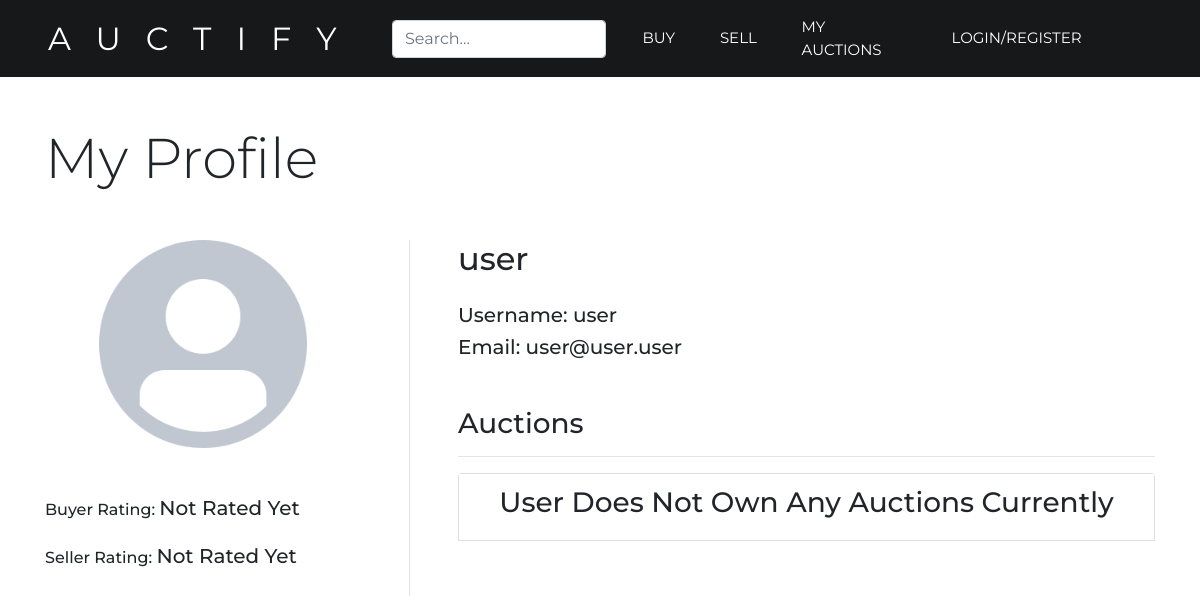
/viewUser.php?user=user, run on an earlier commit of the app's database.
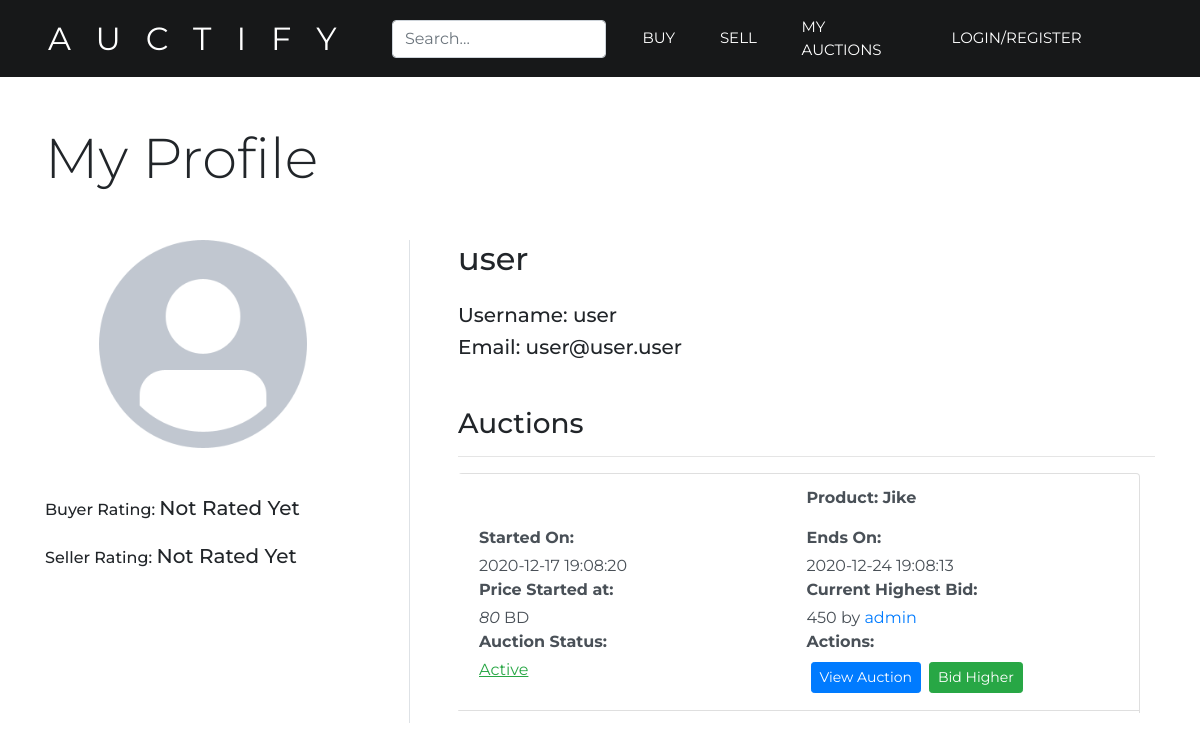
And on a later commit of the database.
### tables this page shows
CREATE TABLE `users` (
  `id` int(11) NOT NULL,
  `username` varchar(30) NOT NULL,
  `password` varchar(255) NOT NULL,
  `name` varchar(30) NOT NULL,
  `email` varchar(100) NOT NULL,
  `picture` varchar(150) DEFAULT NULL,
  `buyerRating` float DEFAULT NULL,
  `sellerRating` float DEFAULT NULL
);

CREATE TABLE `auctions` (
  `id` int(11) NOT NULL,
  `owner` varchar(30) NOT NULL,
  `product` int(11) NOT NULL,
  `start` datetime NOT NULL,
  `end` datetime NOT NULL,
  `startprice` float NOT NULL,
  `bid` float DEFAULT NULL,
  `bidder` varchar(30) DEFAULT NULL,
  `status` varchar(15) NOT NULL
);

CREATE TABLE `products` (
  `id` int(11) NOT NULL,
  `name` varchar(50) NOT NULL,
  `details` varchar(200) NOT NULL,
  `category` varchar(50) NOT NULL
);

### viewUser.php (the view, shortened to what this page needs)
<?php
extract($_REQUEST);
require('connection.php');
$username = $user;
$sql = $db->prepare("SELECT * FROM auctions, ratings WHERE ratings.auctionid = auctions.id AND owner=?");
$sql->execute(array($username));
$holder = $sql->fetchAll();
if (isset($holder['buyerRating'])) {
	$sellerRating = $holder['buyerRating'];
} else {
	$sellerRating = 'Not Rated Yet';
}
$sql = $db->prepare("SELECT * FROM auctions, ratings WHERE ratings.auctionid = auctions.id AND bidder=?");
$sql->execute(array($username));
$holder = $sql->fetchAll();
if (isset($holder['sellerRating'])) {
	$buyerRating = $holder['sellerRating'];
} else {
	$buyerRating = 'Not Rated Yet';
}
$sql = $db->prepare("SELECT * FROM users WHERE username=?");
if ($sql->execute(array($username))){
	while ($info = $sql->fetch(PDO::FETCH_ASSOC)) {
		$name = $info['name'];
		$username = $info['username'];
		$email = $info['email'];
		if (isset($info['picture'])) {
			$picture = $info['picture'];
			$image = "images/users/$picture";
		} else {
			$image = "images/users/default-avatar.png";
		}
	}
}
$sql = $db->prepare("SELECT auctions.*, products.name FROM auctions, products WHERE auctions.owner=? AND products.id=auctions.product");
$sql->execute(array($username));
$userAuctions = $sql->fetchAll();
$auctionsCount = $sql->rowCount();
function displayAuctions($userAuctions){
    global $auctionsCount;
    if ($auctionsCount == 0) {
        echo '<div style="height: 25vh;">';
        echo '<li class="list-group-item">';
            echo '<h3 class="text-center">User Does Not Own Any Auctions Currently</h3>';
        echo '</li>';
        echo '</div>';
    } else {
        foreach ($userAuctions as $auction) {
            ?>
            <li class="row list-group-item list-group-item-action">
                <div class="col-6">
                </div>
                <div class="col-6">
                    <p class="font-weight-bold">
                        Product: <?php echo $auction['name'];?>
                    </p>
                </div>
                <div class="col-6">
                    <p class="mb-1 font-weight-bold">
                        Started On:<br>
                    </p>
                    <?php echo $auction['start'];?>
                </div>
                <div class="col-6">
                    <p class="mb-1 font-weight-bold">
                        Ends On:<br>
                    </p>
                    <?php echo $auction['end'];?>
                </div>
                <div class="col-6">
                    <p class="mb-1 font-weight-bold">Price Started at: </p>
                    <em><?php echo $auction['startprice'];?></em> BD
                </div>
                <div class="col-6">
                    <p class="mb-1 font-weight-bold">Current Highest Bid: </p>
                    <?php
                    if(isset($auction['bid'])){
                        $bid = $auction['bid'];
                        $bidder = $auction['bidder'];
                        echo "$bid by <a href='viewUser.php?user=$bidder'>$bidder</a>";
                    }
                    else {
                        echo "No Bids Yet!";
                    }
                    ?>
                </div>
                <div class="col-6">
                    <p class="mb-1 font-weight-bold">Auction Status: </p>
                    <?php
                        $status = $auction['status'];
                        if ($status == 'active') {
                            echo "<p class='text-success'><u>Active</u></p>";
                        } elseif ($status == 'pending') {
                            echo "<p class='text-warning'><u>Pending</u></p>";
                        } elseif ($status == 'noparticipation') {
                            echo "<p class='text-secondary'><u>No Participations</u></p>";
                        } elseif ($status == 'successful') {
                            echo "<p class='text-success'><u>Successful</u></p>";
                        } elseif ($status == 'failed') {
                            echo "<p class='text-danger'><u>Failed</u></p>";
                        } elseif ($status == 'completed') {
                            echo "<p class='text-success'><u>Completed</u></p>";
                        }
                    ?>
                </div>
                <div class="col-6">
                    <p class="mb-1 font-weight-bold">Actions:</p>
                    <?php
                        $auctionid = $auction['id'];
                        echo "<a href='viewAuction.php?auctionid=$auctionid' class='btn btn-sm btn-primary m-1'>View Auction</a>";
                        if ($status == 'active') {
                            echo "<a href='bid.php?auctionid=$auctionid' class='btn btn-sm btn-success m-1'>Bid Higher</a>";
                        }
                    ?>
                </div>
            </li>
            <?php
        }
    }
}
?>
<!DOCTYPE html>
<html>
<head>
	<?php include 'head.php'; ?>
</head>
<body>
	<?php include 'header.php'; ?>
	<div class="container">
		<h1 class="display-4 text-left mb-5">My Profile</h1>
		<div class="row">
			<div class="col-4 pr-5 border-right">
				<div id="picture" class="text-center mb-5">
					<div class="rounded-circle mb-3">
						<img src="<?php echo $image; ?>" style="max-height: 13rem;">
					</div>
				</div>
				<div id="rating">
					<p class="h6 mb-4">
						Buyer Rating:
						<span class="h5">
							<?php echo $buyerRating; ?>
						</span>
					</p>
					<p class="h6">
						Seller Rating:
						<span class="h5">
							<?php echo $sellerRating; ?>
						</span>
					</p>
				</div>
			</div>
			<div class="col-8 pl-5">
				<div id="info">
					<p class="h2 mb-4"><?php echo $name ?></p>
					<p class="h5 mb-2">Username: <?php echo $username ?></p>
					<p class="h5 mb-5">Email: <?php echo $email ?></p>
				</div>
				<div id="settings" class="mt-5">
					<h3>Auctions</h3>
                    <hr>
                    <ul class="list-group" style="height: 30vh; margin-bottom: 10px; overflow:hidden; overflow-y:scroll; -webkit-overflow-scrolling: touch;">
                        <?php displayAuctions($userAuctions); ?>
                    </ul>
				</div>
			</div>
		</div>
	</div>
</body>
</html>

### head.php (shortened to what this page needs)
<link rel="stylesheet" type="text/css" href="css/aos.css">
<link rel="stylesheet" type="text/css" href="css/bootstrap.css">
<link rel="stylesheet" type="text/css" href="css/bootstrap-grid.css">
<link rel="stylesheet" type="text/css" href="css/bootstrap-reboot.css">
<link rel="stylesheet" type="text/css" href="css/custom.css">

### header.php (shortened to what this page needs)
<nav class="navbar navbar-expand-lg navbar-dark bg-black px-5 mb-5">
	<a class="navbar-brand" href="index.php">Auctify</a>
	<div class="collapse navbar-collapse" id="navbarText">
		<ul class="navbar-nav navbar-right ml-auto mr-5 align-items-center">
			<?php echo '<li class="nav-item">';
			echo '</li>';?>
			<li class="nav-item">
				<a class="nav-link" href="index.php#browse">Buy</a>
			</li>
			<li class="nav-item">
				<a class="nav-link" href="createAuction.php">Sell</a>
			</li>
			<li class="nav-item">
				<a class="nav-link" href="myAuctions.php">My Auctions</a>
			</li>
			<?php
			if (isset($_SESSION['active'])) {
				?>
				<li class="nav-item dropdown">
					<a class="nav-link dropdown-toggle" href="#" id="navbarDropdown" role="button" data-toggle="dropdown" aria-haspopup="true" aria-expanded="false">
					Welcome <?php echo $_SESSION['username']; ?>
					</a>
					<div class="dropdown-menu" aria-labelledby="navbarDropdown">
						<a class="dropdown-item" href="profile.php">My Profile</a>
						<div class="dropdown-divider"></div>
						<a class="dropdown-item" href="index.php?signout=true">Sign Out</a>
					</div>
				</li>
				<?php
			} elseif (!isset($_SESSION['active'])) {
				echo '<li class="nav-item">';
					echo '<a id="register" class="nav-link" href="register.php">Login/Register</a>';
				echo '</li>';
			} ?>
		</ul>
	</div>
</nav>

### css/custom.css (style rules this page uses)
* { -webkit-box-sizing: border-box; -moz-box-sizing: border-box; box-sizing: border-box; }
body { font-family: 'Montserrat', sans-serif; font-weight: 400; }
h1 { margin-top: 5px; margin-bottom: 10px; }
a, a:hover { text-decoration: none; text-decoration-style: none; }
.navbar-brand { display: inline-block; padding-top: 0.3125rem; padding-bottom: 0.3125rem; margin-right: 1rem; font-size: 2em; font-weight: 400; letter-spacing: 25px; text-transform: uppercase; line-height: inherit; white-space: nowrap; }
.nav-item { margin-left: 0.6em; padding-left: 0.3em; margin-right: 0.6em; padding-right: 0.3em; }
.navbar-dark .navbar-nav .nav-link { color: #fff; font-size: 15px; text-transform: uppercase; letter-spacing: 0px; }
.navbar-form { position: relative; }
.form-control { width: 100%; }
.bg-black { background-color: #171819; }

What changed in the data, as far as the page shows it:
added auctions: product.name "Jike", start "2020-12-17 19:08:20", end "2020-12-24 19:08:13", startprice "80", bid "450", bidder "admin", status "Active"
Also different on the page:
text no longer shown: "User Does Not Own Any Auctions Currently"
